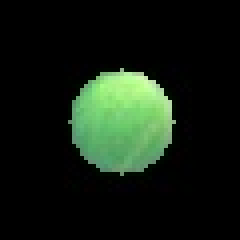
#> input picture Data/Proper_Dataset/green_buoy/green_19.jpg, 60 x 60 px, found by its file name (shown 4 times larger)
$ python histogram.py   (older library calls are emulated)
#> lines starting #> are read from the running program, lines starting #| are printed output that depends on the picture
import cv2
import numpy as np
import matplotlib.pyplot as plt
import sys
import os
from scipy.stats import norm


# def histogramPlot():
	# # img = cv2.imread('./Data/buoy_frame.jpg')
	# img = cv2.imread('./Data/train_set_orange/orange_buoy_21.jpg')
	# img_test = cv2.imread('Data/buoy_frame.jpg')
	# # img = cv2.cvtColor(img, cv2.COLOR_BGR2RGB)
	# img_gray = cv2.cvtColor(img, cv2.COLOR_BGR2GRAY)
	# mask = np.array(img_gray != 255, dtype=np.uint8)*255

	# print("buoy frame:", img_test.shape)

	# print("img:", img.shape)
	# plt.figure("img red")
	# plt.imshow(img[:,:,2])

	# print("mask:", mask.shape)
	# plt.figure("mask")
	# plt.imshow(mask)
	# plt.show()

	# hist_1 = cv2.calcHist([img[:,:,2]], [0], mask, [256], [0,256])
	# # hist_2 = cv2.calcHist([img], [1], mask, [256], [0,256])
	# # hist_3 = cv2.calcHist([img], [2], mask, [256], [0,256])

	# # color = ('b','g','r')
	# # for i,col in enumerate(color):
	# #     histr = cv2.calcHist([img[:,:,i]],[i],mask,[256],[0,256])
	# #     plt.plot(histr,color = col)
	# #     plt.xlim([0,256])
	# # plt.show()

	# plt.figure('R')
	# plt.plot(hist_1)
	# # plt.figure('G')
	# # plt.plot(hist_2)
	# # plt.figure('B')
	# # plt.plot(hist_3)
	# plt.show()
	# sys.exit(0)


def histogramPlot():
	# histogramPlot()
	path = '/home/default/ENPM673/Image-Segmentation-Using-GMM/Data/Proper_Dataset/green_buoy/'
	images = os.listdir(path)
	# images = ['orange_1.jpg']

	for i in images:
		print(path+i)
		img1 = cv2.imread(path+i)
#> img1 is the input picture: shape (60, 60, 3); mean B, G, R 17.5, 29.1, 18.2
		fig , ax = plt.subplots(nrows=4,ncols=2)
		# [9 lines of commented-out code are left out]
		blue = (img1[:,:,0][img1[:,:,0]>50]).ravel()
#> blue = 529 values, max 178 at index 23, min 93 at index 398, mean 118.4
		# [7 lines of commented-out code are left out]
		mu = np.mean(blue)
#> mu = 118.4
		sigma = np.std(blue)
#> sigma = 16.54
		count, bins, ignored = ax[0,0].hist(blue, 256, normed=True, color='b')
#> count = 256 values, max 0.137 at index 48, min 0 at index 1, mean 0.0118; bins = 257 values from 93 to 178; ignored = 256 items
		ax[3,0].plot(bins, 1/(sigma * np.sqrt(2 * np.pi)) * np.exp( - (bins - mu)**2 / (2 * sigma**2) ), linewidth=2, color='b')
		ax[0,1].imshow(cv2.cvtColor(img1,cv2.COLOR_BGR2RGB))

		# ax[1,0].hist((img1[:,:,1][img1[:,:,1]>50]).ravel(),bins=256,color = 'g')
		green = (img1[:,:,1][img1[:,:,1]>50]).ravel()
#> green = 529 values, max 255 at index 20, min 134 at index 251, mean 195.5
		mu = np.mean(green)
#> mu = 195.5
		sigma = np.std(green)
#> sigma = 31.21
		count, bins, ignored = ax[1,0].hist(green, 256, normed=True, color='g')
#> count = 256 values, max 0.044 at index 165, min 0 at index 1, mean 0.00826; bins = 257 values from 134 to 255
		ax[3,0].plot(bins, 1/(sigma * np.sqrt(2 * np.pi)) * np.exp( - (bins - mu)**2 / (2 * sigma**2) ), linewidth=2, color='g')
		ax[1,1].imshow(cv2.cvtColor(img1,cv2.COLOR_BGR2RGB))

		# ax[2,0].hist((img1[:,:,2][img1[:,:,2]>50]).ravel(),bins=256,color = 'r')
		red = (img1[:,:,2][img1[:,:,2]>50]).ravel()
#> red = 529 values, max 208 at index 23, min 78 at index 405, mean 122.7
		mu = np.mean(red)
#> mu = 122.7
		sigma = np.std(red)
#> sigma = 30.99
		count, bins, ignored = ax[2,0].hist(red, 256, normed=True, color='r')
#> count = 256 values, max 0.0633 at index 33, min 0 at index 2, mean 0.00769; bins = 257 values from 78 to 208
		ax[3,0].plot(bins, 1/(sigma * np.sqrt(2 * np.pi)) * np.exp( - (bins - mu)**2 / (2 * sigma**2) ), linewidth=2, color='r')
		ax[2,1].imshow(cv2.cvtColor(img1,cv2.COLOR_BGR2RGB))

		plt.show()
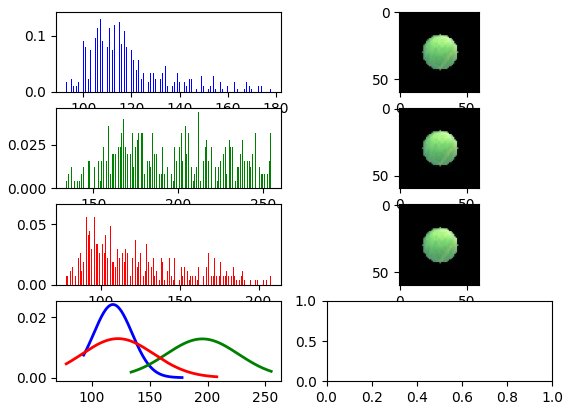
#> figure drawn by matplotlib, 7 panels; panel 1: tallest bar 0.137 high, from x = 108.9 to 109.3; panel 3: tallest bar 0.044 high, from x = 212 to 212.5; panel 5: tallest bar 0.0633 high, from x = 94.76 to 95.27; panel 7: curve peaks at x = 118.2, y = 0.0241

# [64 lines left out: functions checkThresh, EM, not called in this run]


def main():
	histogramPlot()
	# checkThresh()
	# EM()

if __name__ == '__main__':
	main()
